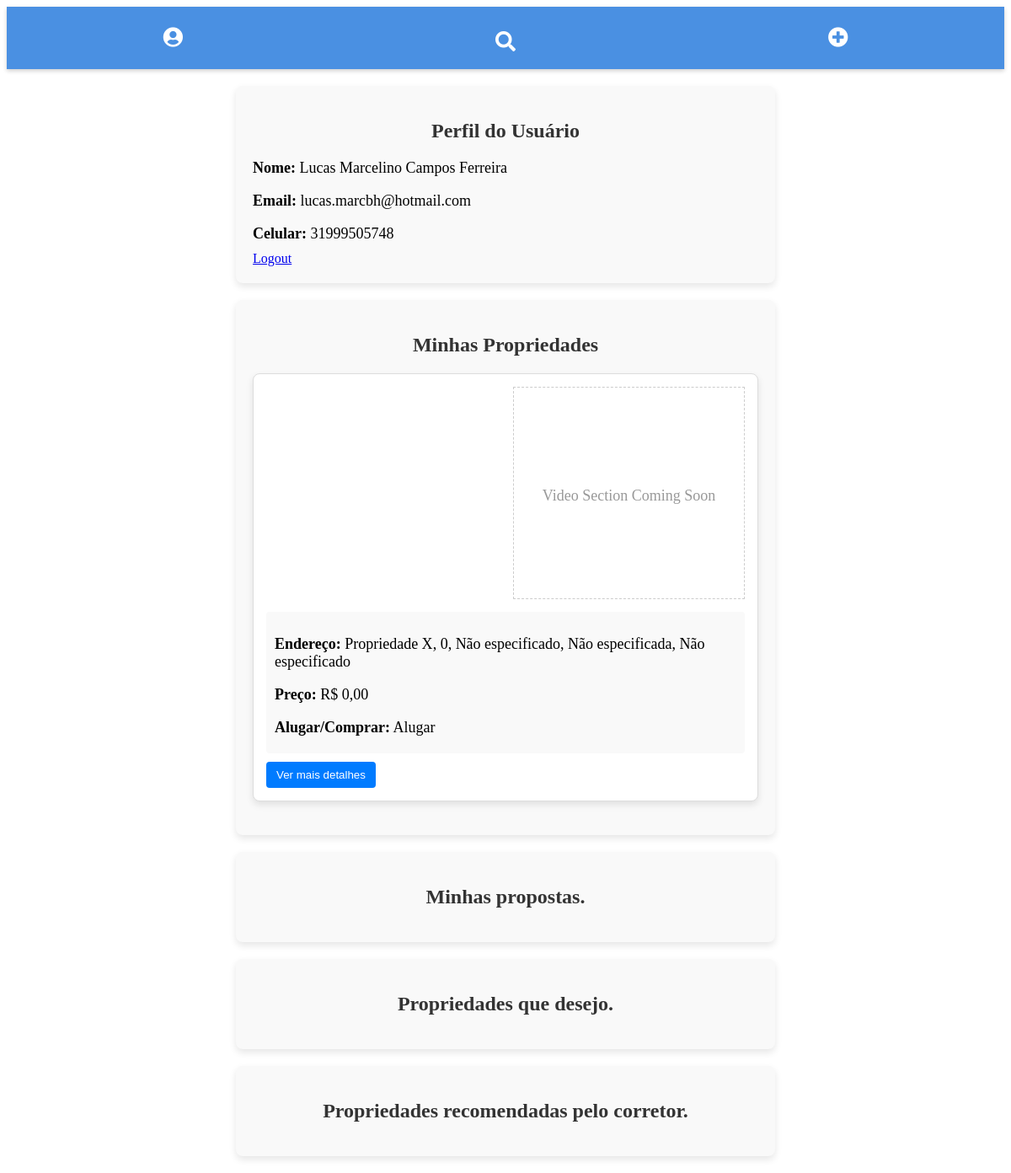
The app's page /perfil/ (signed in) with its own data.
### sales/models.py (models this page shows, shortened)
class PropertyOwner(models.Model):
    user = models.OneToOneField(User, on_delete=models.CASCADE)
    phone_number = models.CharField(max_length=15, verbose_name="Celular", default="(00) 00000-0000")
    IS_MARRIED_CHOICES = [
        ('Yes', 'Sim'),
        ('No', 'Não')
    ]
    is_married = models.CharField(max_length=3, choices=IS_MARRIED_CHOICES, verbose_name="É casado", default='No')

class Property(models.Model):
    likes = models.ManyToManyField(User, related_name='property_likes', blank=True)
    dislikes = models.ManyToManyField(User, related_name='property_dislikes', blank=True)
    owner = models.ManyToManyField(PropertyOwner, related_name="properties")
    street = models.CharField(max_length=255, verbose_name="Rua", default="Não especificada")
    street_number = models.CharField(max_length=10, verbose_name="Número", default="0")
    zip_code = models.CharField(max_length=10, verbose_name="CEP", default="00000-000")
    neighborhood = models.CharField(max_length=100, verbose_name="Bairro", default="Não especificado")
    city = models.CharField(max_length=100, verbose_name="Cidade", default="Não especificada")
    state = models.CharField(max_length=100, verbose_name="Estado", default="Não especificado")
    property_type = models.CharField(
        max_length=50,
        choices=[('apartment', 'Apartamento'), ('house', 'Casa'), ('land', 'Lote'), ('farm', 'Fazenda'), ('wahehouse', 'Galpão'), ('commercial', 'Comercial')],
        verbose_name="Tipo de Imóvel",
        default='apartment'
    )
    property_area = models.DecimalField(max_digits=10, decimal_places=2, verbose_name="Área útil do imóvel (m²)", default=0.0)
    bedrooms = models.IntegerField(verbose_name="Dormitórios (incluindo suítes)", default=1)
    suites = models.IntegerField(verbose_name="Suítes", default=0)
    bathrooms = models.IntegerField(verbose_name="Banheiros", default=1)
    features = models.CharField(max_length=255, verbose_name="Adereços", default="Nenhum")  # Usando um CharField para valores separados por vírgula
    is_covered = models.CharField(
        max_length=3,
        choices=[('yes', 'Sim'), ('no', 'Não')],
        verbose_name="Cobertura",
        default='no'
    )
    private_area = models.DecimalField(max_digits=10, decimal_places=2, verbose_name="Área privativa (m²)", default=0.0)
    garage_spots = models.IntegerField(verbose_name="Vagas de garagem", default=0)
    garage_type = models.CharField(
        max_length=20,
        choices=[
            ('covered', 'Coberta'),
            ('free', 'Livre'),
            ('covered_and_free', 'Coberta e Livre'),
            ('none', 'Nem Coberta nem Livre')
        ],
        verbose_name="Tipo de Vaga",
        default='none'
    )
    has_pool = models.CharField(
        max_length=3,
        choices=[('yes', 'Sim'), ('no', 'Não')],
        verbose_name="Piscina",
        default='no'
    )
    has_gatehouse = models.CharField(
        max_length=20,
        choices=[
            ('24h', '24 h'),
            ('daytime', 'Diurna'),
            ('night', 'Noturna'),
            ('none', 'Sem portaria')
        ],
        verbose_name="Portaria",
        default='none'
    )
    is_occupied = models.CharField(
        max_length=20,
        choices=[
            ('vacant', 'Está vago'),
            ('owner', 'Proprietário mora'),
            ('tenant', 'Inquilino mora')
        ],
        verbose_name="Alguém mora no imóvel",
        default='vacant'
    )
    access = models.CharField(
        max_length=20,
        choices=[('Key', 'Chave'), ('Biometry', 'Biometria'), ('Password', 'Senha')],
        verbose_name="Acesso",
        default='Key'
    )
    accessibility = models.CharField(
        max_length=3,
        choices=[('yes', 'Sim'), ('no', 'Não')],
        verbose_name="Acessibilidade",
        default='no'
    )
    move_availability = models.CharField(
        max_length=20,
        choices=[('immediate', 'Imediata'), ('30_days', '30 dias'), ('60_days', '60 dias'), ('other', 'Outro')],
        verbose_name="Disponibilidade de mudança",
        default='immediate'
    )
    rent_price = models.DecimalField(max_digits=10, decimal_places=2, verbose_name="Valor do aluguel", null=True, blank=True, default=0.0)
    sale_price = models.DecimalField(max_digits=10, decimal_places=2, verbose_name="Valor de venda", null=True, blank=True, default=0.0)
    iptu_value = models.DecimalField(max_digits=10, decimal_places=2, verbose_name="Valor do IPTU", null=True, blank=True, default=0.0)
    condo_fee = models.DecimalField(max_digits=10, decimal_places=2, verbose_name="Valor do condomínio", null=True, blank=True, default=0.0)
    video_url = models.URLField(max_length=500, null=True, blank=True, help_text="URL do vídeo do imóvel (e.g., YouTube link)")
    free_description = models.TextField(verbose_name="Descrição livre", null=True, blank=True)

### sales/views.py (the view)
# urls.py: path("perfil/", views.perfil, name="perfil"),
def perfil(request):
    property_owner = PropertyOwner.objects.get(user=request.user)
    user_properties = property_owner.properties.all()
    return render(request, 'sales/perfil.html', {
        'user': request.user,
        'user_properties': user_properties
    })

### sales/templates/sales/perfil.html (shortened to what this page needs)
{% extends 'sales/layout.html' %}
{% block content %}
<div class="perfil-container">
    <div class="user-profile">
        <h2>Perfil do Usuário</h2>
        <p><strong>Nome:</strong>
            {% if user.get_full_name %}
                {{ user.get_full_name }}
            {% else %}
                {{ user.username }}
            {% endif %}
        </p>
        <p><strong>Email:</strong> {{ user.email }}</p>
        {% if user.propertyowner %}
            <p><strong>Celular:</strong> {{ user.propertyowner.phone_number }}</p>
        {% else %}
            <p>Informações adicionais não disponíveis.</p>
        {% endif %}
    <a href="{% url 'account_logout' %}">Logout</a>
    </div>
</div>
<div class="perfil-container">
    <h2>Minhas Propriedades</h2>
    {% if user_properties %}
        <div id="properties-container" class="properties-container">
            {% for imo in user_properties %}
                <div class="property-card">
                    <div class="property-media">
                        <div class="property-photo" onclick="showAllImages(this)">
                        </div>
                        <div class="property-video">
                            {% if imo.video_url %}
                            <iframe
                                src="{{ imo.video_url }}"
                                frameborder="0"
                                allow="accelerometer; autoplay; clipboard-write; encrypted-media; gyroscope; picture-in-picture"
                                allowfullscreen>
                            </iframe>
                            {% else %}
                                <p>Video Section Coming Soon</p>
                            {% endif %}
                        </div>
                    </div>
                    <div class="property-info">
                        <p><strong>Endereço:</strong> {{ imo.street }}, {{ imo.street_number }}, {{ imo.neighborhood }}, {{ imo.city }}, {{ imo.state }}</p>
                        <p><strong>Preço:</strong> R$ {{ imo.sale_price|default:imo.rent_price }}</p>
                        <p><strong>Alugar/Comprar:</strong> {% if imo.sale_price %} Comprar {% else %} Alugar {% endif %}</p>
                    </div>
                    <button type="button" class="details-button" onclick="toggleDetails({{ forloop.counter }})">Ver mais detalhes</button>
                </div>
            {% endfor %}
        </div>
    {% else %}
        <p>Você não possui propriedades cadastradas.</p>
    {% endif %}
</div>
<div class="perfil-container">
    <h2>Minhas propostas.</h2>
</div>
<div class="perfil-container">
    <h2>Propriedades que desejo.</h2>
</div>
<div class="perfil-container">
    <h2>Propriedades recomendadas pelo corretor.</h2>
</div>
{% endblock %}

### sales/templates/sales/layout.html (style rules this page uses)
.properties-container { display: flex; flex-wrap: wrap; gap: 20px; justify-content: space-around; }
.property-card { flex: 1 1 calc(50% - 20px); background: #fff; border: 1px solid #ddd; border-radius: 8px; overflow: hidden; box-sizing: border-box; box-shadow: 0 4px 8px rgba(0, 0, 0, 0.1); padding: 15px; margin-bottom: 20px; }
.property-media { display: flex; gap: 20px; flex-wrap: wrap; }
.property-photo { flex: 1; width: 100%; max-width: 50%; display: flex; align-items: center; justify-content: center; cursor: pointer; }
.property-video { flex: 1; width: 100%; max-width: 50%; display: flex; align-items: center; justify-content: center; border: 1px dashed #ccc; height: 250px; color: #999; }
.property-info { margin-top: 15px; padding: 10px; background: #f9f9f9; border-radius: 4px; }
button { margin-top: 10px; padding: 8px 12px; background: #007bff; color: #fff; border: none; border-radius: 4px; cursor: pointer; }
@media (min-width: 768px) { .property-card { width: 45%; } }
.property-photo { flex: 1; max-height: 250px; overflow: hidden; display: flex; align-items: center; justify-content: center; }
.perfil-container { max-width: 600px; margin: 20px auto; padding: 20px; background: #f9f9f9; border-radius: 8px; box-shadow: 0 4px 8px rgba(0, 0, 0, 0.1); }
.perfil-container h2 { margin-bottom: 20px; text-align: center; color: #333; }
.perfil-container p { font-size: 18px; margin-bottom: 10px; }

### records on screen
Property: shows "Video Section Coming Soon", street "Propriedade X", street_number "0", neighborhood "Não especificado", city "Não especificada", state "Não especificado", sale_price "0,00", shows "Alugar"

### other values on screen
{{ user.get_full_name }} "Lucas Marcelino Campos Ferreira"
{{ user.email }} "lucas.marcbh@hotmail.com"
{{ user.propertyowner.phone_number }} "31999505748"
